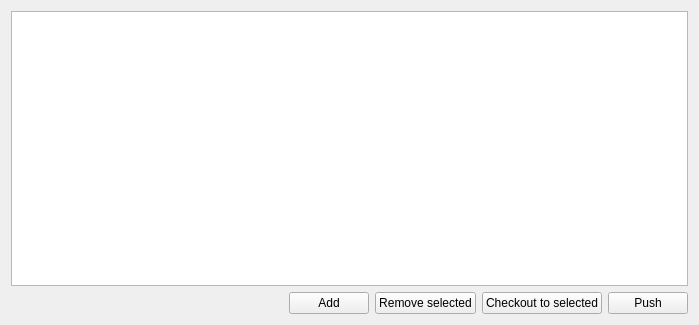
<?xml version="1.0" encoding="UTF-8"?>
<ui version="4.0">
 <class>TagsWidget</class>
 <widget class="QWidget" name="TagsWidget">
  <property name="geometry">
   <rect>
    <x>0</x>
    <y>0</y>
    <width>699</width>
    <height>325</height>
   </rect>
  </property>
  <property name="windowTitle">
   <string>Tags</string>
  </property>
  <property name="windowIcon">
   <iconset theme="gittag"/>
  </property>
  <layout class="QVBoxLayout" name="verticalLayout">
   <item>
    <widget class="TreeView" name="treeViewTags">
     <property name="contextMenuPolicy">
      <enum>Qt::ContextMenuPolicy::CustomContextMenu</enum>
     </property>
     <property name="rootIsDecorated">
      <bool>false</bool>
     </property>
    </widget>
   </item>
   <item>
    <layout class="QHBoxLayout" name="horizontalLayout_4">
     <item>
      <spacer name="horizontalSpacer_3">
       <property name="orientation">
        <enum>Qt::Orientation::Horizontal</enum>
       </property>
       <property name="sizeHint" stdset="0">
        <size>
         <width>40</width>
         <height>20</height>
        </size>
       </property>
      </spacer>
     </item>
     <item>
      <widget class="PushButton" name="pushButtonAddTag">
       <property name="text">
        <string>Add</string>
       </property>
      </widget>
     </item>
     <item>
      <widget class="PushButton" name="pushButtonRemove">
       <property name="text">
        <string>Remove selected</string>
       </property>
      </widget>
     </item>
     <item>
      <widget class="PushButton" name="pushButtonCheckout">
       <property name="text">
        <string>Checkout to selected</string>
       </property>
      </widget>
     </item>
     <item>
      <widget class="PushButton" name="pushButtonPush">
       <property name="text">
        <string>Push</string>
       </property>
      </widget>
     </item>
    </layout>
   </item>
  </layout>
 </widget>
 <customwidgets>
  <customwidget>
   <class>PushButton</class>
   <extends>QPushButton</extends>
   <header>core/pushbutton.h</header>
  </customwidget>
  <customwidget>
   <class>TreeView</class>
   <extends>QTreeView</extends>
   <header>core/treeview.h</header>
  </customwidget>
 </customwidgets>
 <resources/>
 <connections/>
</ui>
